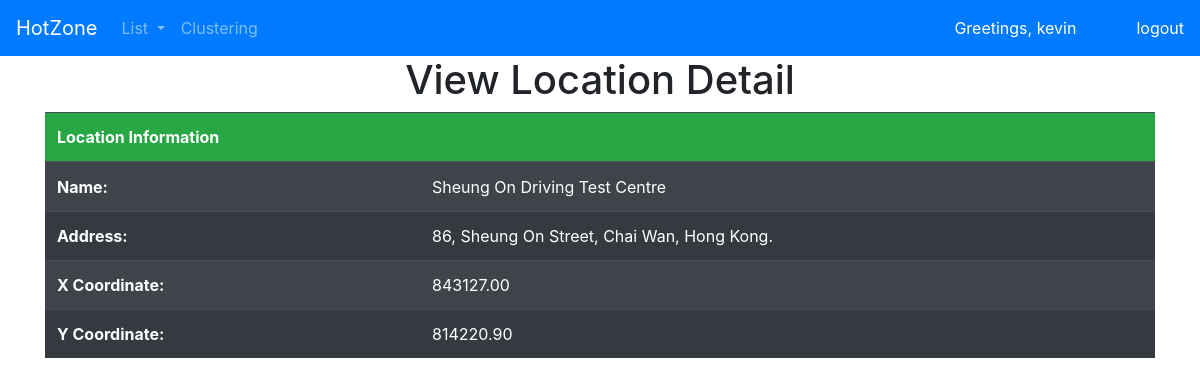
/locations/Sheung On Driving Test Centre (signed in), run on the app's committed database.
### hotzone/models.py (models this page shows, shortened)
class LocationDetail(models.Model):
    name = models.CharField(max_length=200)
    address = models.CharField(max_length=200)
    xCoord = models.DecimalField(max_digits=8, decimal_places=2)
    yCoord = models.DecimalField(max_digits=8, decimal_places=2)

### hotzone/views.py (the view)
# urls.py: path('locations/<str:target>', views.show_location_detail, name='show_location_detail'),
@login_required(login_url='user_login')
def show_location_detail(request, target):
    location = LocationDetail.objects.get(name = target)
    context = {'location': location}
    return render(request, 'show_location_detail.html', context)

### templates/show_location_detail.html (shortened to what this page needs)
{% load static %}
<!DOCTYPE html>
<html lang="en">
<head>
    <link rel="stylesheet" href="https://cdnjs.cloudflare.com/ajax/libs/font-awesome/4.7.0/css/font-awesome.min.css">
    <link rel="stylesheet" href="https://cdn.jsdelivr.net/npm/bootstrap@4.5.3/dist/css/bootstrap.min.css"
>
    <link rel="stylesheet" href="{% static 'after_login_pages.css' %}">
</head>
<body>
    {% include 'navbar.html' %}
    <h1 class="text-center">View Location Detail</h1>
    <div class="container-xl">
        <div class="row">
            <div class="col">
                <table class="table table-striped table-dark">
                    <thead class="bg-success">
                        <tr>
                            <th scope="col">Location Information</th>
                            <th></th>
                        </tr>
                    </thead>
                    <tbody class="table table-striped table-dark">
                        <tr>
                            <th>Name:</th>
                            <td> {{location.name}}</td>
                        </tr>
                        <tr>
                            <th>Address:</th>
                            <td>{{location.address}}</td>
                        </tr>
                        <tr>
                            <th>X Coordinate:</th>
                            <td> {{location.xCoord}}</td>
                        </tr>
                        <tr>
                            <th> Y Coordinate:</th>
                            <td> {{location.yCoord}}</td>
                        </tr>
                    </tbody>
                </table>
            </div>
        </div>
    </div>
</body>
</html>

### templates/navbar.html (shortened to what this page needs)
<nav class="navbar navbar-expand-lg navbar-dark bg-primary ">
    <a class="navbar-brand" href="{% url 'list_cases' %}">HotZone</a>
    <div class="collapse navbar-collapse" id="navbarSupportedContent">
        <ul class="navbar-nav mr-auto">
            <li class="nav-item dropdown">
                <a class="nav-link dropdown-toggle" href="#" id="navbarDropdown" role="button" data-toggle="dropdown"
                    aria-haspopup="true" aria-expanded="false">
                    List
                </a>
            </li>
            <li>
                <a class="nav-link" href="{% url 'view_clusters' %}">
                    Clustering
                </a>
            </li>
        </ul>
    </div>
    <span id="greeting_message">Greetings, {{request.user}}</span>
    <a href="{% url 'user_logout' %}" id="logout_link">logout</a>
</nav>

### static/after_login_pages.css (style rules this page uses)
#logout_link, #greeting_message { color: white; }
#greeting_message { margin-right: 30px; }
#logout_link { margin-left: 30px; }

### data on the page
LocationDetail: name "Sheung On Driving Test Centre", address "86, Sheung On Street, Chai Wan, Hong Kong.", xCoord "843127.00", yCoord "814220.90"

### other printed values
{{ request.user }} "kevin"
